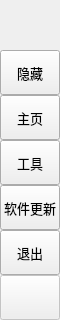
        <widget class="QFrame" name="leftMenuBg">
         <property name="minimumSize">
          <size>
           <width>60</width>
           <height>0</height>
          </size>
         </property>
         <property name="maximumSize">
          <size>
           <width>60</width>
           <height>16777215</height>
          </size>
         </property>
         <property name="frameShape">
          <enum>QFrame::NoFrame</enum>
         </property>
         <property name="frameShadow">
          <enum>QFrame::Raised</enum>
         </property>
         <layout class="QVBoxLayout" name="verticalLayout_3">
          <property name="spacing">
           <number>0</number>
          </property>
          <property name="leftMargin">
           <number>0</number>
          </property>
          <property name="topMargin">
           <number>0</number>
          </property>
          <property name="rightMargin">
           <number>0</number>
          </property>
          <property name="bottomMargin">
           <number>0</number>
          </property>
          <item>
           <widget class="QFrame" name="topLogoInfo">
            <property name="minimumSize">
             <size>
              <width>0</width>
              <height>50</height>
             </size>
            </property>
            <property name="maximumSize">
             <size>
              <width>16777215</width>
              <height>50</height>
             </size>
            </property>
            <property name="frameShape">
             <enum>QFrame::NoFrame</enum>
            </property>
            <property name="frameShadow">
             <enum>QFrame::Raised</enum>
            </property>
            <widget class="QFrame" name="topLogo">
             <property name="geometry">
              <rect>
               <x>10</x>
               <y>5</y>
               <width>42</width>
               <height>42</height>
              </rect>
             </property>
             <property name="minimumSize">
              <size>
               <width>42</width>
               <height>42</height>
              </size>
             </property>
             <property name="maximumSize">
              <size>
               <width>42</width>
               <height>42</height>
              </size>
             </property>
             <property name="frameShape">
              <enum>QFrame::NoFrame</enum>
             </property>
             <property name="frameShadow">
              <enum>QFrame::Raised</enum>
             </property>
            </widget>
            <widget class="QLabel" name="titleLeftApp">
             <property name="geometry">
              <rect>
               <x>70</x>
               <y>8</y>
               <width>160</width>
               <height>31</height>
              </rect>
             </property>
             <property name="font">
              <font>
               <family>Segoe UI Semibold</family>
               <pointsize>12</pointsize>
               <italic>false</italic>
               <bold>false</bold>
              </font>
             </property>
             <property name="text">
              <string/>
             </property>
             <property name="scaledContents">
              <bool>false</bool>
             </property>
             <property name="alignment">
              <set>Qt::AlignLeading|Qt::AlignLeft|Qt::AlignTop</set>
             </property>
             <property name="wordWrap">
              <bool>false</bool>
             </property>
             <property name="margin">
              <number>3</number>
             </property>
            </widget>
           </widget>
          </item>
          <item>
           <widget class="QFrame" name="leftMenuFrame">
            <property name="frameShape">
             <enum>QFrame::NoFrame</enum>
            </property>
            <property name="frameShadow">
             <enum>QFrame::Raised</enum>
            </property>
            <layout class="QVBoxLayout" name="verticalMenuLayout">
             <property name="spacing">
              <number>0</number>
             </property>
             <property name="leftMargin">
              <number>0</number>
             </property>
             <property name="topMargin">
              <number>0</number>
             </property>
             <property name="rightMargin">
              <number>0</number>
             </property>
             <property name="bottomMargin">
              <number>0</number>
             </property>
             <item>
              <widget class="QFrame" name="toggleBox">
               <property name="maximumSize">
                <size>
                 <width>16777215</width>
                 <height>45</height>
                </size>
               </property>
               <property name="frameShape">
                <enum>QFrame::NoFrame</enum>
               </property>
               <property name="frameShadow">
                <enum>QFrame::Raised</enum>
               </property>
               <layout class="QVBoxLayout" name="verticalLayout_4">
                <property name="spacing">
                 <number>0</number>
                </property>
                <property name="leftMargin">
                 <number>0</number>
                </property>
                <property name="topMargin">
                 <number>0</number>
                </property>
                <property name="rightMargin">
                 <number>0</number>
                </property>
                <property name="bottomMargin">
                 <number>0</number>
                </property>
                <item>
                 <widget class="QPushButton" name="toggleButton">
                  <property name="sizePolicy">
                   <sizepolicy hsizetype="Expanding" vsizetype="Fixed">
                    <horstretch>0</horstretch>
                    <verstretch>0</verstretch>
                   </sizepolicy>
                  </property>
                  <property name="minimumSize">
                   <size>
                    <width>0</width>
                    <height>45</height>
                   </size>
                  </property>
                  <property name="font">
                   <font>
                    <family>Segoe UI</family>
                    <pointsize>10</pointsize>
                    <italic>false</italic>
                    <bold>false</bold>
                   </font>
                  </property>
                  <property name="cursor">
                   <cursorShape>PointingHandCursor</cursorShape>
                  </property>
                  <property name="layoutDirection">
                   <enum>Qt::LeftToRight</enum>
                  </property>
                  <property name="styleSheet">
                   <string notr="true">background-image: url(:/icons/images/icons/icon_menu.png);</string>
                  </property>
                  <property name="text">
                   <string>隐藏</string>
                  </property>
                 </widget>
                </item>
               </layout>
              </widget>
             </item>
             <item alignment="Qt::AlignTop">
              <widget class="QFrame" name="topMenu">
               <property name="frameShape">
                <enum>QFrame::NoFrame</enum>
               </property>
               <property name="frameShadow">
                <enum>QFrame::Raised</enum>
               </property>
               <layout class="QVBoxLayout" name="verticalLayout_8">
                <property name="spacing">
                 <number>0</number>
                </property>
                <property name="leftMargin">
                 <number>0</number>
                </property>
                <property name="topMargin">
                 <number>0</number>
                </property>
                <property name="rightMargin">
                 <number>0</number>
                </property>
                <property name="bottomMargin">
                 <number>0</number>
                </property>
                <item>
                 <widget class="QPushButton" name="btn_home">
                  <property name="sizePolicy">
                   <sizepolicy hsizetype="Expanding" vsizetype="Fixed">
                    <horstretch>0</horstretch>
                    <verstretch>0</verstretch>
                   </sizepolicy>
                  </property>
                  <property name="minimumSize">
                   <size>
                    <width>0</width>
                    <height>45</height>
                   </size>
                  </property>
                  <property name="font">
                   <font>
                    <family>Segoe UI</family>
                    <pointsize>10</pointsize>
                    <italic>false</italic>
                    <bold>false</bold>
                   </font>
                  </property>
                  <property name="cursor">
                   <cursorShape>PointingHandCursor</cursorShape>
                  </property>
                  <property name="layoutDirection">
                   <enum>Qt::LeftToRight</enum>
                  </property>
                  <property name="styleSheet">
                   <string notr="true">background-image: url(:/icons/images/icons/cil-home.png);</string>
                  </property>
                  <property name="text">
                   <string>主页</string>
                  </property>
                 </widget>
                </item>
                <item>
                 <widget class="QPushButton" name="btn_manage">
                  <property name="sizePolicy">
                   <sizepolicy hsizetype="Expanding" vsizetype="Fixed">
                    <horstretch>0</horstretch>
                    <verstretch>0</verstretch>
                   </sizepolicy>
                  </property>
                  <property name="minimumSize">
                   <size>
                    <width>0</width>
                    <height>45</height>
                   </size>
                  </property>
                  <property name="font">
                   <font>
                    <family>Segoe UI</family>
                    <pointsize>10</pointsize>
                    <italic>false</italic>
                    <bold>false</bold>
                   </font>
                  </property>
                  <property name="cursor">
                   <cursorShape>PointingHandCursor</cursorShape>
                  </property>
                  <property name="layoutDirection">
                   <enum>Qt::LeftToRight</enum>
                  </property>
                  <property name="styleSheet">
                   <string notr="true">background-image: url(:/icons/images/icons/cil-input-power.png);</string>
                  </property>
                  <property name="text">
                   <string>工具</string>
                  </property>
                 </widget>
                </item>
                <item>
                 <widget class="QPushButton" name="btn_widgets">
                  <property name="enabled">
                   <bool>true</bool>
                  </property>
                  <property name="sizePolicy">
                   <sizepolicy hsizetype="Expanding" vsizetype="Fixed">
                    <horstretch>0</horstretch>
                    <verstretch>0</verstretch>
                   </sizepolicy>
                  </property>
                  <property name="minimumSize">
                   <size>
                    <width>0</width>
                    <height>45</height>
                   </size>
                  </property>
                  <property name="font">
                   <font>
                    <family>Segoe UI</family>
                    <pointsize>10</pointsize>
                    <italic>false</italic>
                    <bold>false</bold>
                   </font>
                  </property>
                  <property name="cursor">
                   <cursorShape>PointingHandCursor</cursorShape>
                  </property>
                  <property name="layoutDirection">
                   <enum>Qt::LeftToRight</enum>
                  </property>
                  <property name="styleSheet">
                   <string notr="true">background-image: url(:/icons/images/icons/cil-history.png);</string>
                  </property>
                  <property name="text">
                   <string>软件更新</string>
                  </property>
                 </widget>
                </item>
                <item>
                 <widget class="QPushButton" name="btn_exit">
                  <property name="sizePolicy">
                   <sizepolicy hsizetype="Expanding" vsizetype="Fixed">
                    <horstretch>0</horstretch>
                    <verstretch>0</verstretch>
                   </sizepolicy>
                  </property>
                  <property name="minimumSize">
                   <size>
                    <width>0</width>
                    <height>45</height>
                   </size>
                  </property>
                  <property name="font">
                   <font>
                    <family>Segoe UI</family>
                    <pointsize>10</pointsize>
                    <italic>false</italic>
                    <bold>false</bold>
                   </font>
                  </property>
                  <property name="cursor">
                   <cursorShape>PointingHandCursor</cursorShape>
                  </property>
                  <property name="layoutDirection">
                   <enum>Qt::LeftToRight</enum>
                  </property>
                  <property name="styleSheet">
                   <string notr="true">background-image: url(:/icons/images/icons/cil-x.png);</string>
                  </property>
                  <property name="text">
                   <string>退出</string>
                  </property>
                 </widget>
                </item>
               </layout>
              </widget>
             </item>
             <item alignment="Qt::AlignBottom">
              <widget class="QFrame" name="bottomMenu">
               <property name="frameShape">
                <enum>QFrame::NoFrame</enum>
               </property>
               <property name="frameShadow">
                <enum>QFrame::Raised</enum>
               </property>
               <layout class="QVBoxLayout" name="verticalLayout_9">
                <property name="spacing">
                 <number>0</number>
                </property>
                <property name="leftMargin">
                 <number>0</number>
                </property>
                <property name="topMargin">
                 <number>0</number>
                </property>
                <property name="rightMargin">
                 <number>0</number>
                </property>
                <property name="bottomMargin">
                 <number>0</number>
                </property>
                <item>
                 <widget class="QPushButton" name="toggleLeftBox">
                  <property name="enabled">
                   <bool>false</bool>
                  </property>
                  <property name="sizePolicy">
                   <sizepolicy hsizetype="Expanding" vsizetype="Fixed">
                    <horstretch>0</horstretch>
                    <verstretch>0</verstretch>
                   </sizepolicy>
                  </property>
                  <property name="minimumSize">
                   <size>
                    <width>0</width>
                    <height>45</height>
                   </size>
                  </property>
                  <property name="font">
                   <font>
                    <family>Segoe UI</family>
                    <pointsize>10</pointsize>
                    <italic>false</italic>
                    <bold>false</bold>
                   </font>
                  </property>
                  <property name="cursor">
                   <cursorShape>PointingHandCursor</cursorShape>
                  </property>
                  <property name="layoutDirection">
                   <enum>Qt::LeftToRight</enum>
                  </property>
                  <property name="styleSheet">
                   <string notr="true">background-image: url();</string>
                  </property>
                  <property name="text">
                   <string/>
                  </property>
                 </widget>
                </item>
               </layout>
              </widget>
             </item>
            </layout>
           </widget>
          </item>
         </layout>
        </widget>
